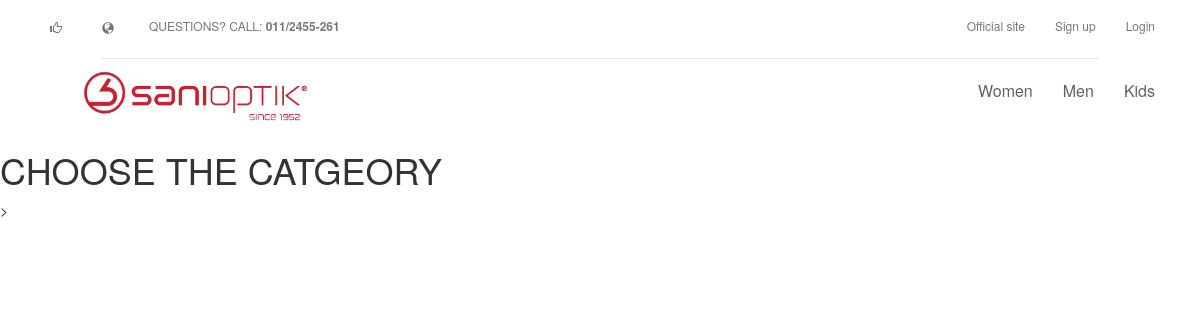
The app's page /sani_optika/online_shop with its own data.
### sani_optika/models.py (models this page shows)
class Category(models.Model):
    name = models.CharField(max_length=30, blank=False)
    deleted = models.BooleanField(default=False)

### sani_optika/views.py (the view)
# urls.py: path('online_shop', views.online_shop, name='online_shop'),
def online_shop(request):
    categories = Category.objects.order_by('-name')
    reviews = Review.objects.order_by('-id')
    template = loader.get_template('base_online.html')
    context = {
        'categories': categories,
        'reviews': reviews
    }
    return HttpResponse(template.render(context, request))

### sani_optika/templates/base_online.html (shortened to what this page needs)
<!DOCTYPE html> {% load static %}
<html lang="en">
<head>
    <link href="//maxcdn.bootstrapcdn.com/bootstrap/3.3.0/css/bootstrap.min.css" rel="stylesheet" id="bootstrap-css">
    <link rel="stylesheet" href="https://stackpath.bootstrapcdn.com/font-awesome/4.7.0/css/font-awesome.min.css" />
    <link rel="stylesheet" href="{% static 'css/products.css' %}">
    <link rel="stylesheet" href="{% static 'css/sidebar.css' %}">
    <link rel="stylesheet" href="{% static 'css/login.css' %}">
</head>
<body>
    <nav class="navbar navbar-default navbar-doublerow navbar-trans navbar-fixed-top">
        <nav class="navbar navbar-top hidden-xs">
            <div class="container">
                <ul class="nav navbar-nav pull-left">
                    <li><a href="https://www.facebook.com/sanioptik/"><span
                                class="glyphicon glyphicon-thumbs-up text-grey"></span></a></li>
                    <li><a href="http://www.sanioptik.rs/"><span class="glyphicon glyphicon-globe text-grey"></span></a>
                    </li>
                    <li><a href="#"><span class="text-grey">QUESTIONS? CALL: <b>011/2455-261</b></span></a></li>
                </ul>
                <ul class="nav navbar-nav pull-right">
                    <li><a href="/sani_optika" class="text-grey">Official site</a></li>
                    {% if request.session.username == null %}
                    <li class="nav-item">
                        <a class="nav-link" href="/sani_optika/signup">Sign up</a>
                    </li>
                    <li class="nav-item">
                        <a class="nav-link" href="/sani_optika/login">Login</a>
                    </li>
                    {% endif %}
                </ul>
            </div>
            <div class="dividline light-grey"></div>
        </nav>
        <nav class="navbar navbar-down">
            <div class="container">
                <div class="flex-container">
                    <div class="navbar-header flex-item">
                        <a href="/sani_optika/online_shop"><img src="{% static "sani_optika/images/logo.png" %}" width="350px"
                                height="60px" class="d-inline-block align-top" alt=""></a>
                    </div>
                    <ul class="nav navbar-nav flex-item hidden-xs pull-left">
                        {% for cat in categories %}
                        <li class="nav-item"><a class="nav-link"
                                style="border:none; background: none; color: rgb(102, 95, 95)"
                                href="/sani_optika/products/{{cat.id}}" role="button">{{cat.name}}</a></li>
                        {% endfor %}
                    </ul>
                </div>
            </div>
        </nav>
    </nav>
    <h1 style="margin-top: 150px">CHOOSE THE CATGEORY</h1>>
</body>
</html>

### sani_optika/static/css/products.css (style rules this page uses)
span.glyphicon { padding: 5px; }

### sani_optika/static/css/sidebar.css (style rules this page uses)
.navbar-trans { background-color: transparent; border: none; transition: top 1s ease; }
.navbar-doublerow > .navbar { display: block; padding: 0px auto; margin: 0px auto; min-height: 25px; }
.navbar-doublerow .nav { padding: 0px auto; }
.navbar-doublerow .dividline { margin: 5px 100px; padding-top: 1px; background-color: inherit; }
.navbar-doublerow .navbar-top ul>li>a { padding: 10px auto; font-size: 12px; }
.navbar-doublerow .navbar-down ul>li>a { font-size: 16px; transition: border-bottom .2s ease-in , transform .2s ease-in-out; }
.flex-container { display: flex; justify-content: space-between; }
.light-grey { color:#000!important;background-color:#E6E9ED!important }

### records on screen
Category: name "Women"
Category: name "Men"
Category: name "Kids"
